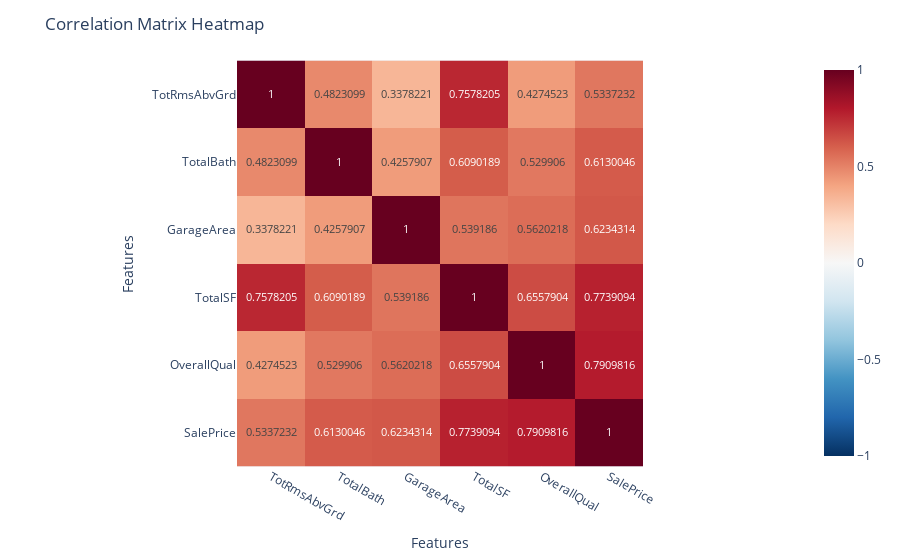

The code cell stored with this chart in its notebook:
### Code cell
import plotly.express as px

# Compute the correlation matrix
corr = train_df.corr()

# Create the heatmap
fig = px.imshow(corr, text_auto=True, color_continuous_scale='RdBu_r', zmin=-1, zmax=1)

# Update layout for better appearance
fig.update_layout(
    title='Correlation Matrix Heatmap',
    xaxis_title='Features',
    yaxis_title='Features'
)

# Show the plot
fig.show()

### Figure 1 — Plotly figure (JSON) as saved in the notebook; plotly's stock layout.template omitted (floating-point values rounded to 4 significant figures)
{"data": [{"coloraxis": "coloraxis", "hovertemplate": "x: %{x}<br>y: %{y}<br>color: %{z}<extra></extra>", "name": "0", "texttemplate": "%{z}", "type": "heatmap", "x": ["TotRmsAbvGrd", "TotalBath", "GarageArea", "TotalSF", "OverallQual", "SalePrice"], "xaxis": "x", "y": ["TotRmsAbvGrd", "TotalBath", "GarageArea", "TotalSF", "OverallQual", "SalePrice"], "yaxis": "y", "z": [[1, 0.4823, 0.3378, 0.7578, 0.4275, 0.5337], [0.4823, 1, 0.4258, 0.609, 0.5299, 0.613], [0.3378, 0.4258, 1, 0.5392, 0.562, 0.6234], [0.7578, 0.609, 0.5392, 1, 0.6558, 0.7739], [0.4275, 0.5299, 0.562, 0.6558, 1, 0.791], [0.5337, 0.613, 0.6234, 0.7739, 0.791, 1]]}], "layout": {"coloraxis": {"cmax": 1, "cmin": -1, "colorscale": [[0, "rgb(5,48,97)"], [0.1, "rgb(33,102,172)"], [0.2, "rgb(67,147,195)"], [0.3, "rgb(146,197,222)"], [0.4, "rgb(209,229,240)"], [0.5, "rgb(247,247,247)"], [0.6, "rgb(253,219,199)"], [0.7, "rgb(244,165,130)"], [0.8, "rgb(214,96,77)"], [0.9, "rgb(178,24,43)"], [1, "rgb(103,0,31)"]]}, "margin": {"t": 60}, "title": {"text": "Correlation Matrix Heatmap"}, "xaxis": {"anchor": "y", "constrain": "domain", "domain": [0, 1], "scaleanchor": "y", "title": {"text": "Features"}}, "yaxis": {"anchor": "x", "autorange": "reversed", "constrain": "domain", "domain": [0, 1], "title": {"text": "Features"}}}}
